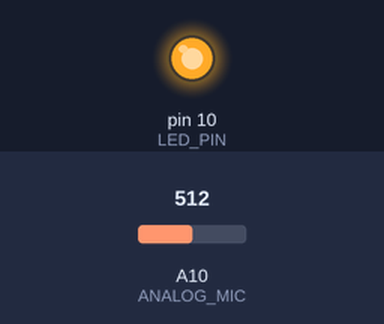
The sketch below on a simulated Arduino Mega 2560, built with avr-gcc and run on an emulated ATmega2560. On the bench: output pins drawn as LEDs (lit = HIGH). Inputs (shaded band) come from the test bench; at power-on: A10 (ANALOG_MIC) = 512. What the sketch prints to the serial monitor is not drawn.

Above: at 0.1 s.
Timing chart, 0 to 1.6 s (numbered marks = the images above):
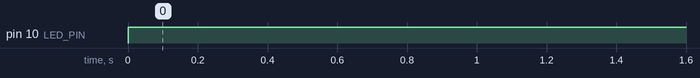

Measured:
- by itself, pin 10 (LED_PIN): LOW → HIGH at 0.00 s

The sketch:

Learning_MIC.ino
```cpp
#define MicSamples (1024*2)
#define ANALOG_MIC A10
#define LED_PIN 10

void setup() {
  // put your setup code here, to run once:
  Serial.begin(9600);
  pinMode(LED_PIN, OUTPUT);
}

void loop() {
  // put your main code here, to run repeatedly:
//  long signalAvg = 0, signalMax = 0, signalMin = 1024, t0 = millis();
//    for (int i = 0; i < MicSamples; i++)
//    {
//        int k = analogRead(ANALOG_MIC);
//        signalMin = min(signalMin, k);
//        signalMax = max(signalMax, k);
//        signalAvg += k;
//    }
//    signalAvg /= MicSamples;
//
    // print
//    Serial.print("Time: " + String(millis() - t0));
//    Serial.print(" Min: " + String(signalMin));
//    Serial.print(" Max: " + String(signalMax));
//    Serial.print(" Avg: " + String(signalAvg));
//    Serial.print(" Span: " + String(signalMax - signalMin));
//    Serial.print(", " + String(signalMax - signalAvg));
//    Serial.print(", " + String(signalAvg - signalMin));
//    Serial.println("");
  int k = analogRead(ANALOG_MIC);
  Serial.println(k);
  if (k == 32) {
    digitalWrite(LED_PIN, LOW);
  }
  else {
    digitalWrite(LED_PIN, HIGH);
  }
}
```
